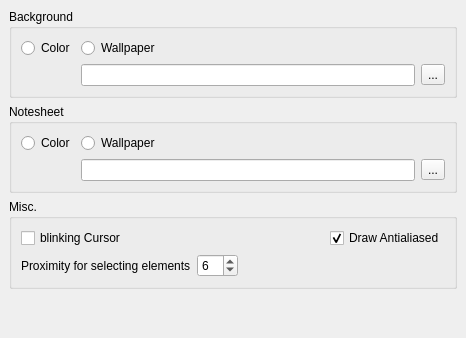
     <widget class="QWidget" name="tab2">
      <attribute name="title">
       <string>Canvas</string>
      </attribute>
      <layout class="QVBoxLayout">
       <property name="spacing">
        <number>6</number>
       </property>
       <property name="margin">
        <number>9</number>
       </property>
       <item>
        <widget class="QGroupBox" name="groupBox_2">
         <property name="title">
          <string>Background</string>
         </property>
         <property name="flat">
          <bool>true</bool>
         </property>
         <layout class="QGridLayout">
          <property name="margin">
           <number>9</number>
          </property>
          <property name="spacing">
           <number>6</number>
          </property>
          <item row="0" column="1">
           <widget class="QRadioButton" name="bgWallpaperButton">
            <property name="text">
             <string>Wallpaper</string>
            </property>
           </widget>
          </item>
          <item row="0" column="0">
           <widget class="QRadioButton" name="bgColorButton">
            <property name="text">
             <string>Color</string>
            </property>
           </widget>
          </item>
          <item row="1" column="1">
           <layout class="QHBoxLayout">
            <property name="spacing">
             <number>6</number>
            </property>
            <property name="margin">
             <number>0</number>
            </property>
            <item>
             <widget class="QLineEdit" name="bgWallpaper"/>
            </item>
            <item>
             <widget class="QToolButton" name="bgWallpaperSelect">
              <property name="text">
               <string>...</string>
              </property>
              <property name="icon">
               <iconset resource="mscore.qrc">
                <normaloff>:/data/fileopen.svg</normaloff>:/data/fileopen.svg</iconset>
              </property>
             </widget>
            </item>
           </layout>
          </item>
          <item row="1" column="0">
           <layout class="QHBoxLayout">
            <property name="spacing">
             <number>6</number>
            </property>
            <property name="margin">
             <number>0</number>
            </property>
            <item>
             <widget class="Awl::ColorLabel" name="bgColorLabel"/>
            </item>
           </layout>
          </item>
         </layout>
        </widget>
       </item>
       <item>
        <widget class="QGroupBox" name="groupBox_3">
         <property name="title">
          <string>Notesheet</string>
         </property>
         <property name="flat">
          <bool>true</bool>
         </property>
         <layout class="QGridLayout">
          <property name="margin">
           <number>9</number>
          </property>
          <property name="spacing">
           <number>6</number>
          </property>
          <item row="1" column="1">
           <layout class="QHBoxLayout">
            <property name="spacing">
             <number>6</number>
            </property>
            <property name="margin">
             <number>0</number>
            </property>
            <item>
             <widget class="QLineEdit" name="fgWallpaper"/>
            </item>
            <item>
             <widget class="QToolButton" name="fgWallpaperSelect">
              <property name="text">
               <string>...</string>
              </property>
              <property name="icon">
               <iconset resource="mscore.qrc">
                <normaloff>:/data/fileopen.svg</normaloff>:/data/fileopen.svg</iconset>
              </property>
             </widget>
            </item>
           </layout>
          </item>
          <item row="1" column="0">
           <layout class="QHBoxLayout">
            <property name="spacing">
             <number>6</number>
            </property>
            <property name="margin">
             <number>0</number>
            </property>
            <item>
             <widget class="Awl::ColorLabel" name="fgColorLabel"/>
            </item>
           </layout>
          </item>
          <item row="0" column="1">
           <widget class="QRadioButton" name="fgWallpaperButton">
            <property name="text">
             <string>Wallpaper</string>
            </property>
           </widget>
          </item>
          <item row="0" column="0">
           <widget class="QRadioButton" name="fgColorButton">
            <property name="text">
             <string>Color</string>
            </property>
           </widget>
          </item>
         </layout>
        </widget>
       </item>
       <item>
        <widget class="QGroupBox" name="groupBox_4">
         <property name="title">
          <string>Misc.</string>
         </property>
         <property name="flat">
          <bool>true</bool>
         </property>
         <layout class="QGridLayout">
          <item row="0" column="0" colspan="3">
           <widget class="QCheckBox" name="cursorBlink">
            <property name="text">
             <string>blinking Cursor</string>
            </property>
           </widget>
          </item>
          <item row="0" column="3">
           <widget class="QCheckBox" name="drawAntialiased">
            <property name="toolTip">
             <string>disable antialiased drawing</string>
            </property>
            <property name="whatsThis">
             <string>uncheck this to speed up drawing</string>
            </property>
            <property name="text">
             <string>Draw Antialiased</string>
            </property>
            <property name="checked">
             <bool>true</bool>
            </property>
           </widget>
          </item>
          <item row="1" column="0">
           <widget class="QLabel" name="label_24">
            <property name="text">
             <string>Proximity for selecting elements</string>
            </property>
           </widget>
          </item>
          <item row="1" column="1">
           <widget class="QSpinBox" name="proximity">
            <property name="minimum">
             <number>1</number>
            </property>
            <property name="value">
             <number>6</number>
            </property>
           </widget>
          </item>
          <item row="1" column="2" colspan="2">
           <spacer>
            <property name="orientation">
             <enum>Qt::Horizontal</enum>
            </property>
            <property name="sizeHint" stdset="0">
             <size>
              <width>201</width>
              <height>20</height>
             </size>
            </property>
           </spacer>
          </item>
         </layout>
        </widget>
       </item>
       <item>
        <spacer name="verticalSpacer_3">
         <property name="orientation">
          <enum>Qt::Vertical</enum>
         </property>
         <property name="sizeHint" stdset="0">
          <size>
           <width>20</width>
           <height>40</height>
          </size>
         </property>
        </spacer>
       </item>
      </layout>
     </widget>
